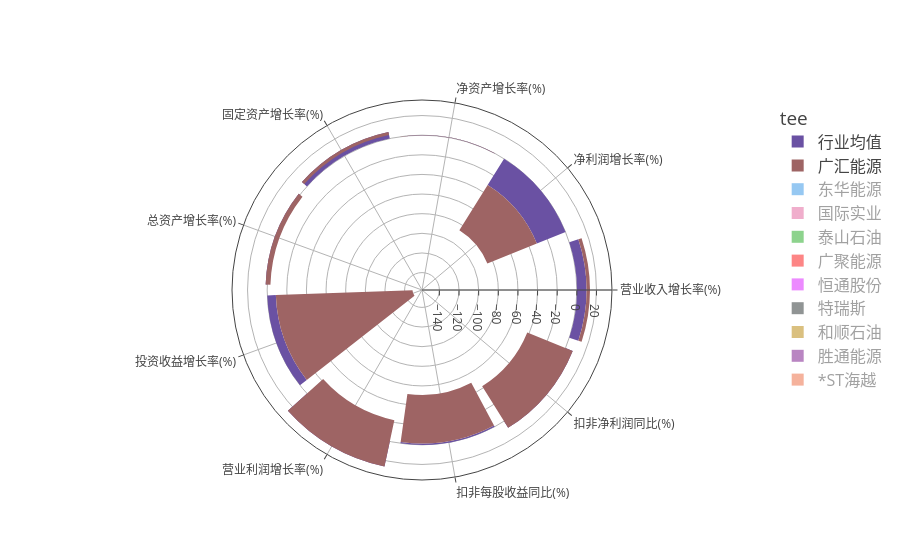

Notebook source saved alongside this figure:
### Code cell
import plotly.graph_objects as go
categories = data.cnName.tolist()

fig3 = go.Figure()

fig3.add_trace(go.Barpolar(
    r=list(data['mean']),
    theta=categories,
    name='行业均值',
    marker_color='rgb(106,81,163)',
    # base='stack'
))
fig3.add_trace(go.Barpolar(
    r=list(data['vol']),
    theta=categories,
    name=StockName,
    marker_color='rgb(158,100,100)',
    # base='stack'
))
i = 0
while i<len(fta):
    fig3.add_trace(go.Barpolar(
        r=list(fta.loc[i])[3:],
        theta=categories,
        name=list(fta.loc[i])[1],
        marker_color=colors[i],
        visible='legendonly',
        # opacity=0.5
        # base='overlay'
    ))
    i = i+1

# fig.update_traces(text=list(data['cnName']))
fig3.update_layout(
    # title='Wind Speed Distribution in Laurel, NE',
    activeshape_opacity=0.2,
    font_size=12,
    legend_font_size=16,
    legend_title='tee',
    # legend_itemclick='toggleothers',


    # legend_visible=False,
    # showlegend=False,
    # legend_activeselection=False,
    

    # polar_radialaxis_ticksuffix='%',
    # polar_angularaxis_rotation=90,

)
fig3.show()

### Figure 1 — Plotly figure (JSON) as saved in the notebook; plotly's stock layout.template omitted (floating-point values rounded to 4 significant figures)
{"data": [{"marker": {"color": "rgb(106,81,163)"}, "name": "行业均值", "r": [9.738, -31.54, -0.1677, 6.877, 1.673, -8.752, 26.15, -1.352, 7.883], "theta": ["营业收入增长率(%)", "净利润增长率(%)", "净资产增长率(%)", "固定资产增长率(%)", "总资产增长率(%)", "投资收益增长率(%)", "营业利润增长率(%)", "扣非每股收益同比(%)", "扣非净利润同比(%)"], "type": "barpolar"}, {"marker": {"color": "rgb(158,100,100)"}, "name": "广汇能源", "r": [3.48, -54.37, 0.34, -3.16, -4.91, -139.3, -48.33, -49.49, -49.95], "theta": ["营业收入增长率(%)", "净利润增长率(%)", "净资产增长率(%)", "固定资产增长率(%)", "总资产增长率(%)", "投资收益增长率(%)", "营业利润增长率(%)", "扣非每股收益同比(%)", "扣非净利润同比(%)"], "type": "barpolar"}, {"marker": {"color": "#2E91E5"}, "name": "东华能源", "r": [255.2, 3.06, 3.748, 1.545, 88.82, 800.2, 507.1, 506.9], "theta": ["营业收入增长率(%)", "净利润增长率(%)", "净资产增长率(%)", "固定资产增长率(%)", "总资产增长率(%)", "投资收益增长率(%)", "营业利润增长率(%)", "扣非每股收益同比(%)", "扣非净利润同比(%)"], "type": "barpolar", "visible": "legendonly"}, {"marker": {"color": "#E15F99"}, "name": "国际实业", "r": [-72.87, -3.386, 33.62, 20.22, -98.92, -73.79, 160.0, 160.1], "theta": ["营业收入增长率(%)", "净利润增长率(%)", "净资产增长率(%)", "固定资产增长率(%)", "总资产增长率(%)", "投资收益增长率(%)", "营业利润增长率(%)", "扣非每股收益同比(%)", "扣非净利润同比(%)"], "type": "barpolar", "visible": "legendonly"}, {"marker": {"color": "#1CA71C"}, "name": "泰山石油", "r": [199.7, 2.717, 3.75, -9.796, -2223.0, 98.42, 132.6, 143.1], "theta": ["营业收入增长率(%)", "净利润增长率(%)", "净资产增长率(%)", "固定资产增长率(%)", "总资产增长率(%)", "投资收益增长率(%)", "营业利润增长率(%)", "扣非每股收益同比(%)", "扣非净利润同比(%)"], "type": "barpolar", "visible": "legendonly"}, {"marker": {"color": "#FB0D0D"}, "name": "广聚能源", "r": [59.87, 5.215, -8.544, 6.306, 585.3, 52.92, 54.65, 53.79], "theta": ["营业收入增长率(%)", "净利润增长率(%)", "净资产增长率(%)", "固定资产增长率(%)", "总资产增长率(%)", "投资收益增长率(%)", "营业利润增长率(%)", "扣非每股收益同比(%)", "扣非净利润同比(%)"], "type": "barpolar", "visible": "legendonly"}, {"marker": {"color": "#DA16FF"}, "name": "恒通股份", "r": [13.35, 2.527, -11.24, 11.37, -65.03, 20.47, 0, 61.78], "theta": ["营业收入增长率(%)", "净利润增长率(%)", "净资产增长率(%)", "固定资产增长率(%)", "总资产增长率(%)", "投资收益增长率(%)", "营业利润增长率(%)", "扣非每股收益同比(%)", "扣非净利润同比(%)"], "type": "barpolar", "visible": "legendonly"}, {"marker": {"color": "#222A2A"}, "name": "特瑞斯", "r": [-5.69, 3.011, 91.51, -1.227, 2015.0, -6.92, -42.47, -3.84], "theta": ["营业收入增长率(%)", "净利润增长率(%)", "净资产增长率(%)", "固定资产增长率(%)", "总资产增长率(%)", "投资收益增长率(%)", "营业利润增长率(%)", "扣非每股收益同比(%)", "扣非净利润同比(%)"], "type": "barpolar", "visible": "legendonly"}, {"marker": {"color": "#B68100"}, "name": "和顺石油", "r": [-49.66, -2.117, -0.471, -4.564, -40.01, -50.84, -48, -48.26], "theta": ["营业收入增长率(%)", "净利润增长率(%)", "净资产增长率(%)", "固定资产增长率(%)", "总资产增长率(%)", "投资收益增长率(%)", "营业利润增长率(%)", "扣非每股收益同比(%)", "扣非净利润同比(%)"], "type": "barpolar", "visible": "legendonly"}, {"marker": {"color": "#750D86"}, "name": "胜通能源", "r": [-123.0, -5.13, -30.43, 0.281, -143.6, -122.4, -117.9, -131.1], "theta": ["营业收入增长率(%)", "净利润增长率(%)", "净资产增长率(%)", "固定资产增长率(%)", "总资产增长率(%)", "投资收益增长率(%)", "营业利润增长率(%)", "扣非每股收益同比(%)", "扣非净利润同比(%)"], "type": "barpolar", "visible": "legendonly"}, {"marker": {"color": "#EB663B"}, "name": "*ST海越", "r": [-538.0, -7.915, -10.02, -2.489, -66.43, -408.3, -610, -613.7], "theta": ["营业收入增长率(%)", "净利润增长率(%)", "净资产增长率(%)", "固定资产增长率(%)", "总资产增长率(%)", "投资收益增长率(%)", "营业利润增长率(%)", "扣非每股收益同比(%)", "扣非净利润同比(%)"], "type": "barpolar", "visible": "legendonly"}], "layout": {"activeshape": {"opacity": 0.2}, "font": {"size": 12}, "legend": {"font": {"size": 16}, "title": {"text": "tee"}}}}
